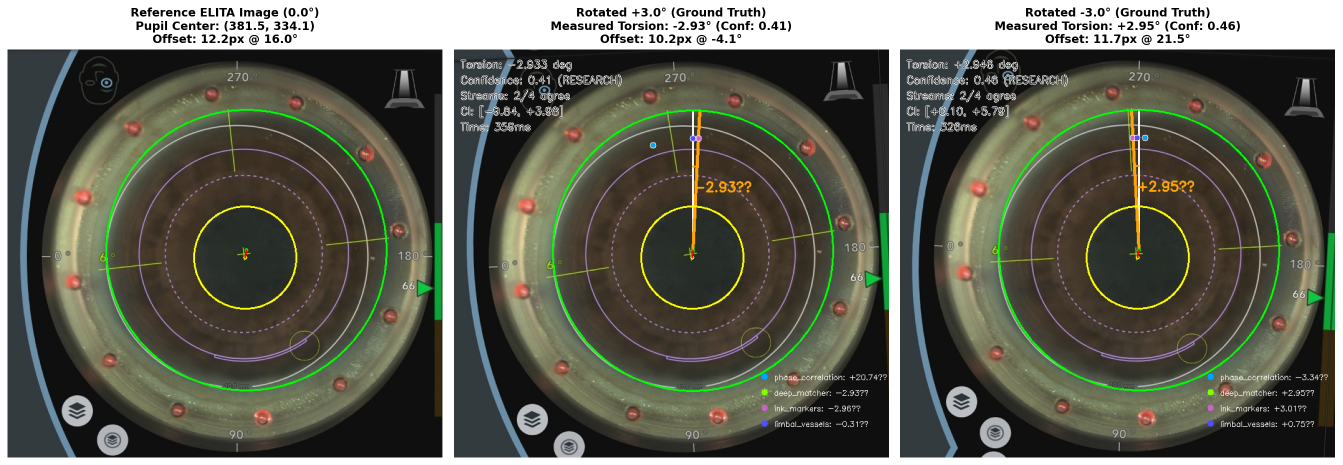
#> input picture scripts/rotation_validation_comparison.png, 2685 x 930 px (shown at 1/2 size)
$ python -i eye_roi_detector.py   (imports and definitions only)
#> lines starting #> are read from the running program, lines starting #| are printed output that depends on the picture; after the words box and inside, x2 and y2 are one past the last pixel; in counts of white or black regions, pixels touching at a corner belong together
"""
Eye Region of Interest (ROI) Detector for Video Frames.

Automatically locates and crops eye regions from full-frame video
so the segmentation model receives the same input distribution it
was trained on (zoomed-in eye images).

Strategy hierarchy:
  1. Auto-detect if frame is already an eye closeup → skip ROI
  2. Use cached ROI from previous frame           → ~1 ms
  3. Haar cascade face → eye detection             → ~8 ms
  4. Intensity-based dark-blob fallback            → ~5 ms
  5. Full frame as last resort                     → 0 ms
"""

import cv2
import numpy as np
import os
import logging
from dataclasses import dataclass, field
from typing import Optional, Tuple, List

logger = logging.getLogger(__name__)


# ---------------------------------------------------------------------------
# Data structures
# ---------------------------------------------------------------------------

@dataclass
class ROIResult:
    """Result of eye ROI detection."""
    x: int = 0
    y: int = 0
    width: int = 0
    height: int = 0
    cropped: Optional[np.ndarray] = field(default=None, repr=False)
    is_closeup: bool = False
    from_cache: bool = False
    confidence: float = 0.0

    # [6 lines left out: function valid, not called in this run]

    @property
    def bbox(self) -> Tuple[int, int, int, int]:
        return self.x, self.y, self.width, self.height


# ---------------------------------------------------------------------------
# Main class
# ---------------------------------------------------------------------------

class EyeROIDetector:
    """
    Detects and caches the eye region inside arbitrary video frames.

    Designed for speed: once the ROI is found it is cached for
    *cache_ttl* frames and only re-detected periodically or when
    detection confidence drops.
    """

    def __init__(
        self,
        cache_ttl: int = 12,
        padding_ratio: float = 0.6,
        min_eye_size: Tuple[int, int] = (25, 25),
        scale_factor: float = 1.15,
        min_neighbors: int = 4,
    ):
        self.cache_ttl = cache_ttl
        self.padding_ratio = padding_ratio
        self.min_eye_size = min_eye_size
        self.scale_factor = scale_factor
        self.min_neighbors = min_neighbors

        # Haar cascades (built into OpenCV, zero extra deps)
        self._load_cascades()

        # Cache state
        self._cached_roi: Optional[Tuple[int, int, int, int]] = None
        self._cache_counter: int = 0
        self._closeup_mode: Optional[bool] = None
        self._consecutive_misses: int = 0

    # ------------------------------------------------------------------
    # Cascade loading
    # ------------------------------------------------------------------
    def _load_cascades(self):
        cascade_dir = cv2.data.haarcascades
        self.face_cascade = cv2.CascadeClassifier(
            os.path.join(cascade_dir, "haarcascade_frontalface_default.xml")
        )
        self.eye_cascade = cv2.CascadeClassifier(
            os.path.join(cascade_dir, "haarcascade_eye.xml")
        )
        if self.face_cascade.empty():
            logger.warning("Face cascade failed to load – ROI detection disabled")
        if self.eye_cascade.empty():
            logger.warning("Eye cascade failed to load – ROI detection disabled")

    # ------------------------------------------------------------------
    # Public API
    # ------------------------------------------------------------------
    def detect(self, frame: np.ndarray) -> ROIResult:
        """Return the best eye ROI for *frame*."""
        fh, fw = frame.shape[:2]

        # 0. Surgical microscope viewport detection for widescreen recording feeds (e.g. Elita)
        if fw >= int(fh * 1.25):
            viewport = self._detect_surgical_viewport(frame)
            if viewport is not None:
                vx, vy, vw, vh = viewport
                return ROIResult(
                    x=vx,
                    y=vy,
                    width=vw,
                    height=vh,
                    cropped=frame[vy:vy + vh, vx:vx + vw],
                    is_closeup=True,
                    from_cache=False,
                    confidence=0.98,
                )

        # 1. Closeup mode (decided once on first frame)
        if self._closeup_mode is None:
            self._closeup_mode = self._is_eye_closeup(frame)
        if self._closeup_mode:
            return ROIResult(0, 0, fw, fh, frame, True, False, 1.0)

        # 2. Cache hit
        if self._cached_roi and self._cache_counter > 0:
            self._cache_counter -= 1
            x, y, w, h = self._cached_roi
            if 0 <= x and 0 <= y and x + w <= fw and y + h <= fh:
                return ROIResult(x, y, w, h, frame[y:y+h, x:x+w],
                                 False, True, 0.85)

        # 3. Haar cascade detection
        roi = self._detect_haar(frame)
        if roi.valid:
            self._update_cache(roi)
            self._consecutive_misses = 0
            return roi

        # 4. Intensity-based fallback
        roi = self._detect_intensity(frame)
        if roi.valid:
            self._update_cache(roi)
            self._consecutive_misses = 0
            return roi

        # 5. Full frame fallback with rapid closeup lock-on
        self._consecutive_misses += 1
        if self._consecutive_misses >= 3:
            # Rapid recovery: if 3 consecutive frames cannot find a sub-region face/eye,
            # assume the image is an eye closeup/surgical microscope feed and lock closeup mode.
            self._closeup_mode = True
            return ROIResult(0, 0, fw, fh, frame, True, False, 0.8)
        return ROIResult(0, 0, fw, fh, frame, False, False, 0.5)

    # [90 lines left out: functions reset, _detect_haar, _detect_intensity, not called in this run]

    # ------------------------------------------------------------------
    # Closeup heuristic
    # ------------------------------------------------------------------
    def _is_eye_closeup(self, frame: np.ndarray) -> bool:
        gray = self._to_gray(frame)
        h, w = gray.shape
        m = min(h, w) // 4
        center_mean = float(gray[m:h - m, m:w - m].mean())
        full_mean = float(gray.mean())

        # If image dimensions suggest typical cropped video resolution or aspect ratio
        if center_mean < full_mean * 0.75:
            if self._has_circular_blob(gray, min_frac=0.003, max_frac=0.40):
                logger.info("Detected eye closeup (dark centre + circular structure)")
                return True

        # No face detected → typical for surgical/microscope eye closeup feeds
        if not self.face_cascade.empty():
            small = gray
            if w > 640:
                s = 640.0 / w
                small = cv2.resize(gray, None, fx=s, fy=s,
                                   interpolation=cv2.INTER_AREA)
            faces = self.face_cascade.detectMultiScale(
                small, 1.1, 3, minSize=(50, 50))
            if len(faces) == 0:
                if self._has_circular_blob(gray, 0.002, 0.45) or full_mean > 15:
                    logger.info("No face in frame → treating as eye closeup feed")
                    return True
        return False

    def _has_circular_blob(self, gray: np.ndarray,
                           min_frac: float, max_frac: float) -> bool:
        for thresh_mode in (cv2.THRESH_BINARY_INV + cv2.THRESH_OTSU, cv2.THRESH_BINARY_INV):
            if thresh_mode == cv2.THRESH_BINARY_INV:
                t_val = int(np.mean(gray) * 0.5)
                _, bw = cv2.threshold(gray, t_val, 255, thresh_mode)
            else:
                _, bw = cv2.threshold(gray, 0, 255, thresh_mode)
            contours, _ = cv2.findContours(bw, cv2.RETR_EXTERNAL,
                                           cv2.CHAIN_APPROX_SIMPLE)
            total = gray.shape[0] * gray.shape[1]
            for cnt in contours:
                a = cv2.contourArea(cnt)
                if min_frac * total < a < max_frac * total:
                    p = cv2.arcLength(cnt, True)
                    if p > 0 and 4 * np.pi * a / (p * p) > 0.25:
                        return True
        return False

    def _detect_surgical_viewport(self, frame: np.ndarray) -> Optional[Tuple[int, int, int, int]]:
        """Detect circular surgical microscope camera viewport in widescreen feeds."""
        fh, fw = frame.shape[:2]
        gray = self._to_gray(frame)
        _, thresh = cv2.threshold(gray, 25, 255, cv2.THRESH_BINARY)
        contours, _ = cv2.findContours(thresh, cv2.RETR_EXTERNAL, cv2.CHAIN_APPROX_SIMPLE)
        min_area = fh * fw * 0.12
        max_area = fh * fw * 0.65
        best_circle = None
        best_score = 0.0
        for cnt in contours:
            area = cv2.contourArea(cnt)
            if area < min_area or area > max_area:
                continue
            (cx, cy), r = cv2.minEnclosingCircle(cnt)
            circle_area = np.pi * r * r
            if circle_area <= 0:
                continue
            circularity = area / circle_area
            if circularity > 0.70 and (0.30 * fh <= r <= 0.60 * fh):
                score = circularity * area
                if score > best_score:
                    best_score = score
                    best_circle = (int(round(cx)), int(round(cy)), int(round(r)))
        if best_circle is not None:
            cx, cy, r = best_circle
            x0 = max(0, cx - r)
            y0 = max(0, cy - r)
            x1 = min(fw, cx + r)
            y1 = min(fh, cy + r)
            return (x0, y0, x1 - x0, y1 - y0)
        return None

    # ------------------------------------------------------------------
    # Helpers
    # ------------------------------------------------------------------
    # [11 lines left out: function _pad_and_square, not called in this run]

    def _update_cache(self, roi: ROIResult):
        self._cached_roi = (roi.x, roi.y, roi.width, roi.height)
        self._cache_counter = self.cache_ttl

    @staticmethod
    def _to_gray(img: np.ndarray) -> np.ndarray:
        if len(img.shape) == 2:
            return img
        if img.shape[2] == 4:
            return cv2.cvtColor(img, cv2.COLOR_BGRA2GRAY)
        return cv2.cvtColor(img, cv2.COLOR_BGR2GRAY)

>>> import cv2
>>> picture = cv2.imread('../../scripts/rotation_validation_comparison.png')
#> picture is the input picture: shape (930, 2685, 3); mean B, G, R 84.2, 96.3, 95.2
>>> result = EyeROIDetector().detect(picture)
#> in _to_gray, `return cv2.cvtColor(img, cv2.COLOR_BGR2GRAY)`:
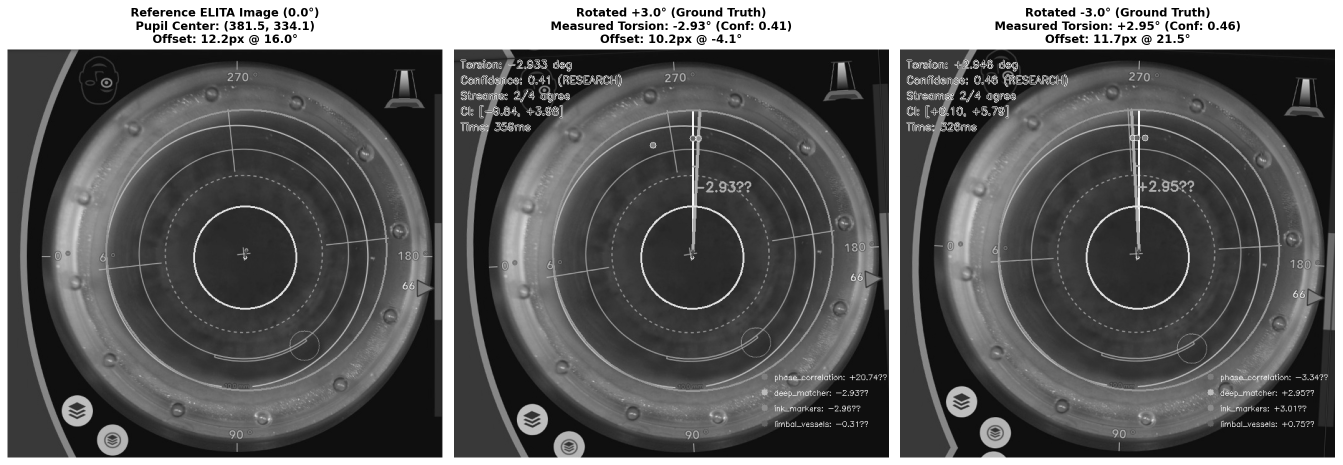
#> returned value: shape (930, 2685) (shown at 1/2 size); min 0, max 255, mean 94.6
#> in _detect_surgical_viewport, `_, thresh = cv2.threshold(gray, 25, 255, cv2.THRESH_BINARY)`:
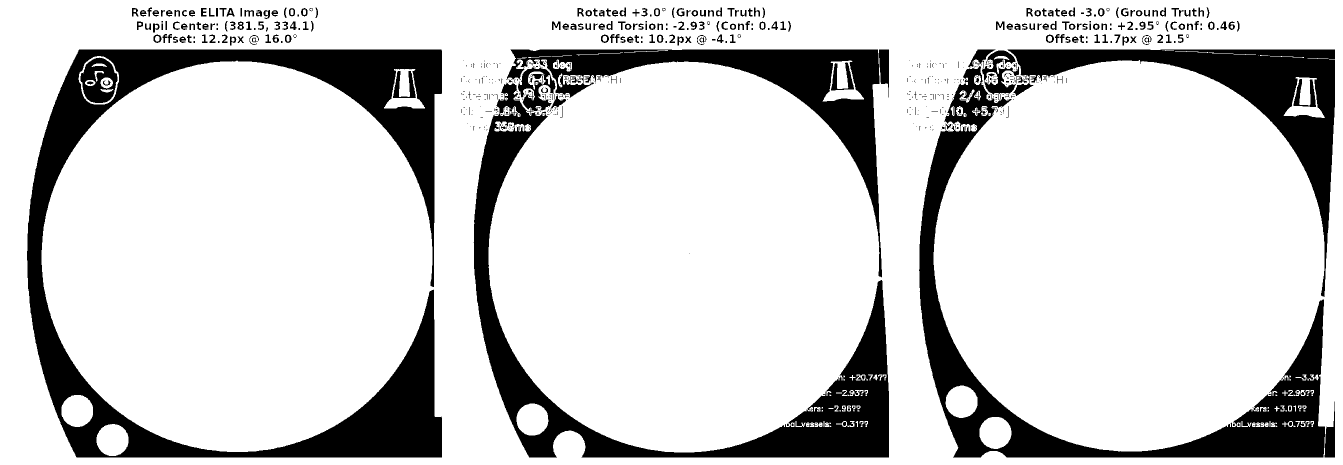
#> thresh: shape (930, 2685) (shown at 1/2 size); 82% white; 772 black regions (540 under 20 px), largest, box (x1, y1, x2, y2) and area: (54, 99, 884, 915) 143408, (947, 165, 1778, 915) 83108, (1838, 132, 2650, 915) 81372
#> in _detect_surgical_viewport, `contours, _ = cv2.findContours(thresh, cv2.RETR_EXTERNAL, cv2.CHAIN_AP..`: contours = [[[0, 0], [0, 929], [2684, 929], [2684, 0]]]
#> the loop in _detect_surgical_viewport, `for cnt in contours:` made 1 pass
#> (cnt, area) on pass 1: ([[0, 0], [0, 929], [2684, 929], [2684, 0]], 2493436)
#> after the loop in _detect_surgical_viewport, `for cnt in contours:`: best_score = 0
#> in _is_eye_closeup, `center_mean = float(gray[m:h - m, m:w - m].mean())`: center_mean = 76.51
#> in _is_eye_closeup, `full_mean = float(gray.mean())`: full_mean = 94.61
#> in _is_eye_closeup, `small = cv2.resize(gray, None, fx=s, fy=s, interpolation=cv2.INTER_AREA)`:
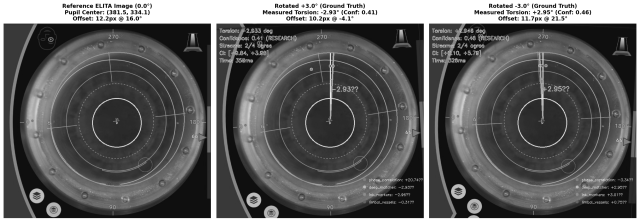
#> small: shape (222, 640); min 6, max 255, mean 94.9
#> in _is_eye_closeup, `faces = self.face_cascade.detectMultiScale( small, 1.1, 3, minSize=(50..`: faces = ()
#> the loop in _has_circular_blob, `for thresh_mode in (cv2.THRESH_BINARY_INV + cv2.THRESH_OTSU, cv2.THRES..` made 1 pass
#> pass 1, in _has_circular_blob, `_, bw = cv2.threshold(gray, 0, 255, thresh_mode)`:
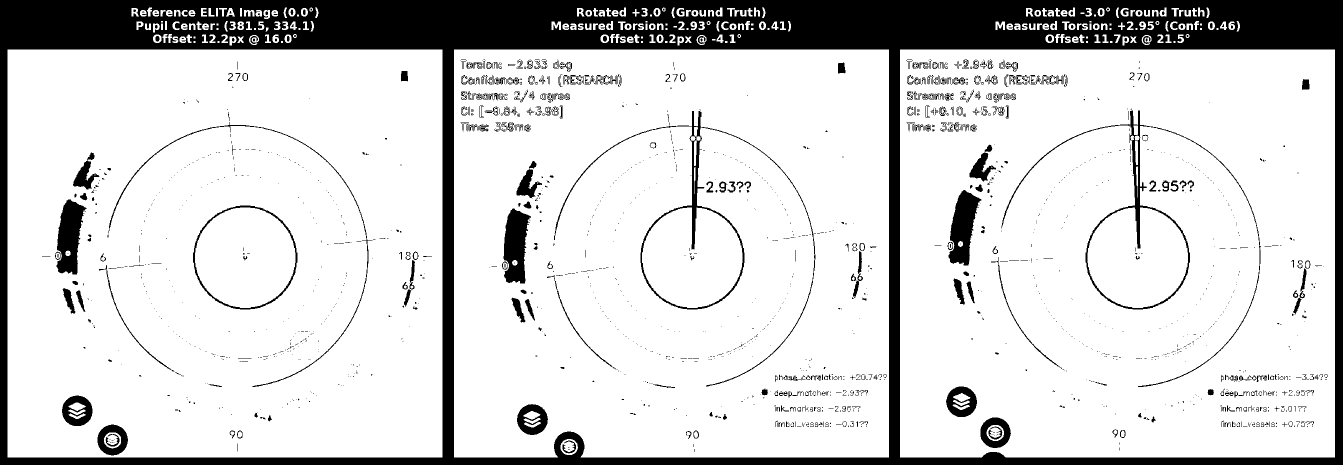
#> bw: shape (930, 2685) (shown at 1/2 size); 82.8% white; 1826 black regions (1419 under 20 px), largest, box (x1, y1, x2, y2) and area: (0, 0, 2685, 930) 344459, (2003, 221, 2522, 774) 7130, (1108, 222, 1631, 773) 7043
#> in detect, `self._closeup_mode = self._is_eye_closeup(frame)`: self._closeup_mode = True
